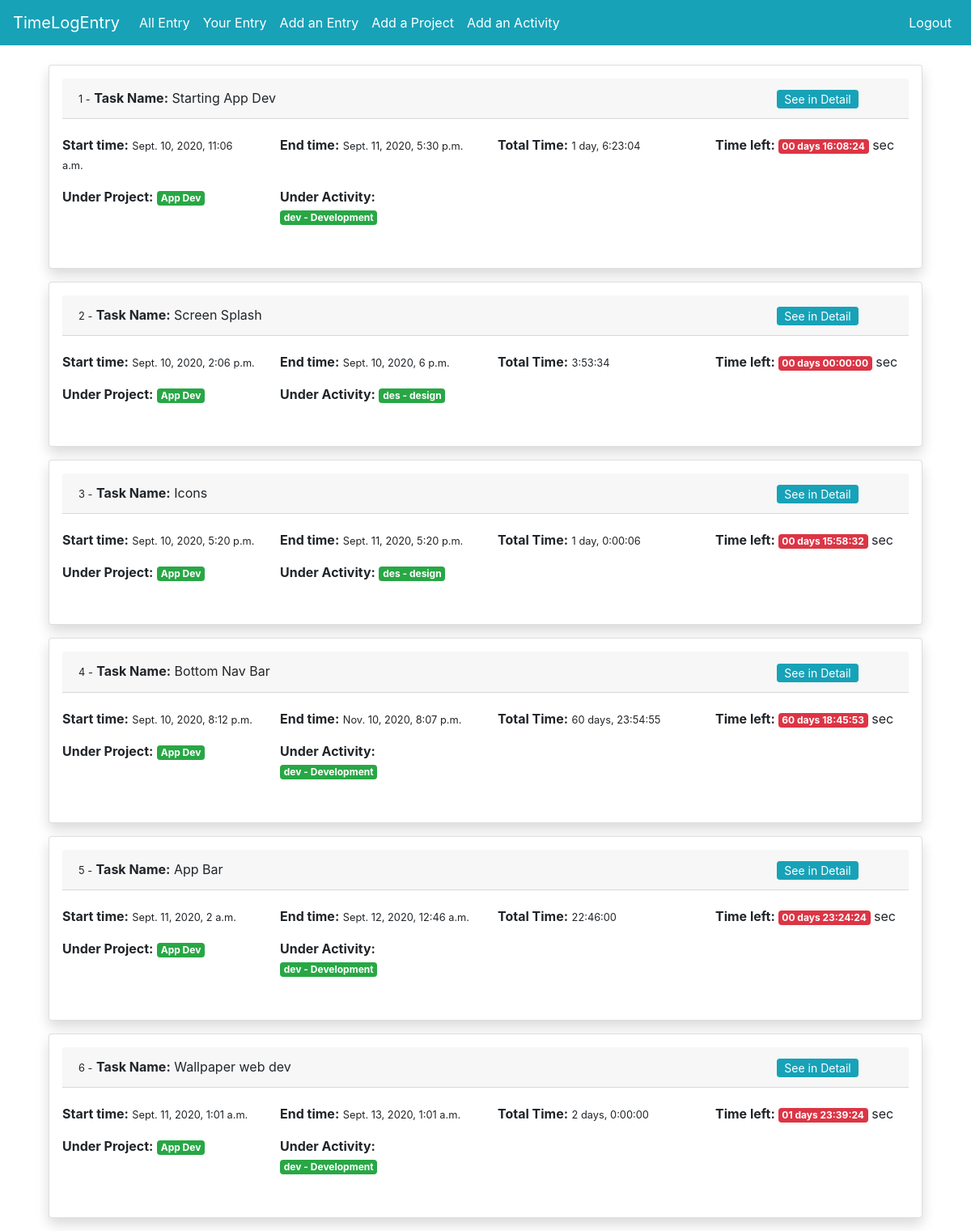
The page / (signed in) on the database its author committed.
### core/models.py (models this page shows, shortened)
class Entry(models.Model):
    name = models.CharField(max_length=255)
    start_time = models.DateTimeField(validators=[validate_start_time])
    end_time = models.DateTimeField(validators=[validate_end_time])
    user = models.ForeignKey(
        settings.AUTH_USER_MODEL,
        on_delete=models.CASCADE,
        related_name='user_entries'
    )
    project = models.ForeignKey(
        Project, on_delete=models.CASCADE, related_name='entries')
    activity = models.ForeignKey(
        Activity, on_delete=models.CASCADE, related_name='entries',
        help_text='Activity like Devlopment, Testing..'
    )
    class Meta:
        verbose_name_plural = "Entries"
    def get_absolute_url(self):
        return reverse('core:entry-detail', kwargs={'pk': self.pk})
    @property
    def total_duration(self):
        return self.end_time - self.start_time
    @property
    def format_time_left(self):
        time = self.end_time + timedelta(hours=5, minutes=30)
        return time.strftime("%m/%d/%Y %H:%M:%S")

class Project(models.Model):
    name = models.CharField(max_length=255)
    users = models.ManyToManyField(
        settings.AUTH_USER_MODEL, related_name='user_engage_projects')
    description = models.TextField(blank=True, null=True)
    def __str__(self):
        return self.name

class Activity(models.Model):
    name = models.CharField(max_length=255)
    code = models.CharField(
        max_length=5, unique=True,
        help_text="Enter a short code. For Ex-'Dev' for Development")
    class Meta:
        verbose_name_plural = "Activities"
    def __str__(self):
        return self.code + " - " + self.name

### generic_views.py (the view)
# urls.py: path('', HomePage.as_view(), name='home-page'),
class HomePage(ListView):
    template_name = "pages/home.html"
    model = Entry
    def get(self, request):
        queryset = Entry.objects.all()
        if self.request.user.is_authenticated and self.request.is_ajax():
            queryset = Entry.objects.filter(user=self.request.user)
            serialized_qs = serializers.serialize('json', queryset)
            data = {"queryset": serialized_qs}
            return JsonResponse(data)
        return render(request, self.template_name,
                      {'object_list': queryset})

### templates/pages/home.html
{% extends 'base/base.html' %} {% block title %} Home Page {% endblock title %}
{% block content %}
<div class="container-fluid">
  {% if user.is_authenticated %}
  {% include 'entry/list.html' with entires=object_list %}
</div>
{% else %}
<div class="alert alert-primary my-4" role="alert">
  <h4 class="text-center">
    Join TimeLogEntry to add entry here. <a href="{% url 'users:login_page' %}">Login</a>
  </h4>
</div>
{% endif %}
</div>
{% endblock content %}

### core/templates/entry/list.html
<div class="entry-list mt-4">
    {% for obj in entires  %}
    <div class="card shadow p-3 mb-3 bg-white rounded">
        <div class="card-header">
            <div class="row">
                <div class="col-12 col-md-10">
                    <small>{{forloop.counter}} -</small>
                    <b>Task Name:</b> {{ obj.name }}
                </div>
                <div class="col-12 col-sm-2 py-0">
                    <a href="{{ obj.get_absolute_url }}" class="btn btn-info btn-sm py-0">See in Detail</a>
                </div>
            </div>
        </div>
        <div class="card-body px-0">
            <div class="row">
                <div class="col-12 col-md-3">
                    <p><b>Start time:</b> <small>{{ obj.start_time }}</small></p>
                </div>
                <div class="col-12 col-md-3">
                    <p><b>End time:</b> <small>{{ obj.end_time }}</small></p>
                </div>
                <div class="col-12 col-md-3">
                    <p><b>Total Time:</b> <small>{{ obj.total_duration }}</small></p>
                </div>
                <div class="col-12 col-md-3">
                    <p><b>Time left: </b><small class="badge badge-danger" id="time-left"
                            data-countdown="{{ obj.format_time_left }}">
                        </small> sec</p>
                </div>
            </div>
            <div class="row">
                <div class="col-12 col-sm-3">
                    <p><b>Under Project:</b> <small class="badge badge-success">{{ obj.project }}</small></p>
                </div>
                <div class="col-12 col-sm-3">
                    <p><b>Under Activity:</b> <small class="badge badge-success">{{ obj.activity }}</small></p>
                </div>
            </div>
        </div>
    </div>
    {% endfor %}
</div>

### rows shown on the page
Entry: name "Starting App Dev", start_time "Sept. 10, 2020, 11:06 a.m.", end_time "Sept. 11, 2020, 5:30 p.m.", total_duration "1 day, 6:23:04", project "App Dev", activity "dev - Development"
Entry: name "Screen Splash", start_time "Sept. 10, 2020, 2:06 p.m.", end_time "Sept. 10, 2020, 6 p.m.", total_duration "3:53:34", project "App Dev", activity "des - design"
Entry: name "Icons", start_time "Sept. 10, 2020, 5:20 p.m.", end_time "Sept. 11, 2020, 5:20 p.m.", total_duration "1 day, 0:00:06", project "App Dev", activity "des - design"
Entry: name "Bottom Nav Bar", start_time "Sept. 10, 2020, 8:12 p.m.", end_time "Nov. 10, 2020, 8:07 p.m.", total_duration "60 days, 23:54:55", project "App Dev", activity "dev - Development"
Entry: name "App Bar", start_time "Sept. 11, 2020, 2 a.m.", end_time "Sept. 12, 2020, 12:46 a.m.", total_duration "22:46:00", project "App Dev", activity "dev - Development"
Entry: name "Wallpaper web dev", start_time "Sept. 11, 2020, 1:01 a.m.", end_time "Sept. 13, 2020, 1:01 a.m.", total_duration "2 days, 0:00:00", project "App Dev", activity "dev - Development"
